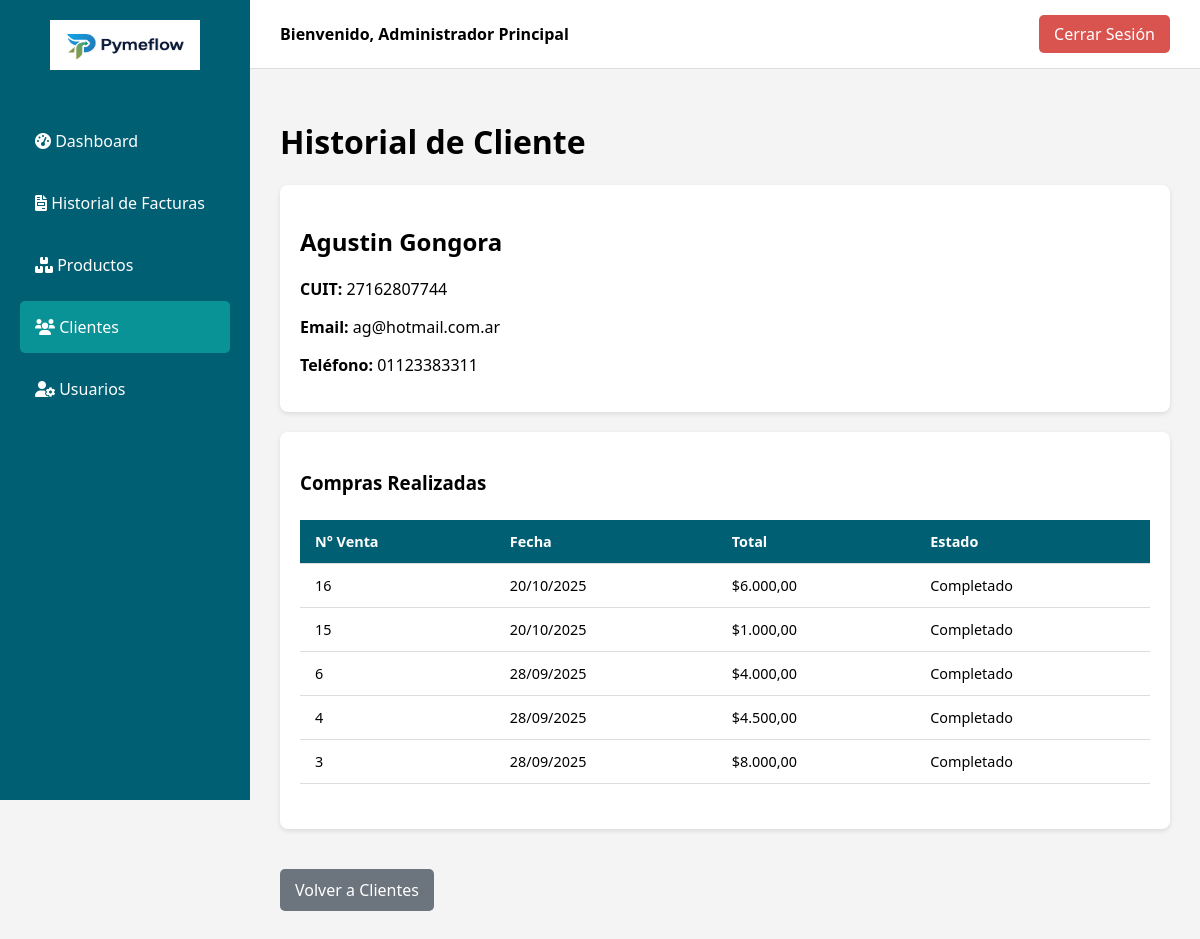
/cliente_historial.php?id=2 (signed in), run on the app's committed database.
### tables this page shows
CREATE TABLE `clientes` (
  `id` int(11) NOT NULL AUTO_INCREMENT,
  `razon_social` varchar(255) NOT NULL,
  `cuit` varchar(20) NOT NULL,
  `condicion_iva` varchar(100) DEFAULT NULL,
  `email` varchar(255) DEFAULT NULL,
  `telefono` varchar(50) DEFAULT NULL,
  `direccion` text DEFAULT NULL,
  PRIMARY KEY (`id`),
  UNIQUE KEY `cuit` (`cuit`)
);

CREATE TABLE `pedidos` (
  `id` int(11) NOT NULL AUTO_INCREMENT,
  `id_cliente` int(11) NOT NULL,
  `id_vendedor` int(11) NOT NULL,
  `fecha_creacion` datetime NOT NULL DEFAULT current_timestamp(),
  `estado_pedido` enum('en_preparacion','completado','cancelado') NOT NULL,
  `estado_pago` enum('pendiente','parcial','pagado','cancelado') NOT NULL,
  `total` decimal(10,2) NOT NULL,
  PRIMARY KEY (`id`),
  KEY `id_cliente` (`id_cliente`),
  KEY `id_vendedor` (`id_vendedor`),
  CONSTRAINT `pedidos_ibfk_1` FOREIGN KEY (`id_cliente`) REFERENCES `clientes` (`id`) ON UPDATE CASCADE,
  CONSTRAINT `pedidos_ibfk_2` FOREIGN KEY (`id_vendedor`) REFERENCES `usuarios` (`id`) ON UPDATE CASCADE
);

### cliente_historial.php (the view, shortened to what this page needs)
<?php
include 'conexion.php';
$id_cliente = $_GET['id'];
$stmt_cliente = $conexion->prepare("SELECT * FROM clientes WHERE id = ?");
$stmt_cliente->bind_param("i", $id_cliente);
$stmt_cliente->execute();
$cliente = $stmt_cliente->get_result()->fetch_assoc();
$stmt_ventas = $conexion->prepare("SELECT p.id, p.fecha_creacion, p.total, p.estado_pedido FROM pedidos p WHERE p.id_cliente = ? ORDER BY p.fecha_creacion DESC");
$stmt_ventas->bind_param("i", $id_cliente);
$stmt_ventas->execute();
$ventas = $stmt_ventas->get_result();
?>
<!DOCTYPE html>
<html lang="es">
<head>
    <link rel="stylesheet" href="dashboard_styles.css">
    <link rel="stylesheet" href="https://cdnjs.cloudflare.com/ajax/libs/font-awesome/6.0.0-beta3/css/all.min.css">
</head>
<body>
    <?php include 'sidebar.php'; ?>
    <div class="main-content">
        <header class="dashboard-header">
            <div class="user-info">Bienvenido, <?php echo htmlspecialchars($_SESSION['nombre_usuario']); ?></div>
            <a href="logout.php" class="logout-button">Cerrar Sesión</a>
        </header>
        <main class="content">
            <h1>Historial de Cliente</h1>
            <div class="card">
                <h2><?php echo htmlspecialchars($cliente['razon_social']); ?></h2>
                <p><strong>CUIT:</strong> <?php echo htmlspecialchars($cliente['cuit']); ?></p>
                <p><strong>Email:</strong> <?php echo htmlspecialchars($cliente['email']); ?></p>
                <p><strong>Teléfono:</strong> <?php echo htmlspecialchars($cliente['telefono']); ?></p>
            </div>
            <div class="card">
                <h3>Compras Realizadas</h3>
                <table class="content-table">
                    <thead><tr><th>N° Venta</th><th>Fecha</th><th>Total</th><th>Estado</th></tr></thead>
                    <tbody>
                        <?php if ($ventas->num_rows > 0): ?>
                            <?php while($venta = $ventas->fetch_assoc()): ?>
                                <tr>
                                    <td><?php echo $venta['id']; ?></td>
                                    <td><?php echo date("d/m/Y", strtotime($venta['fecha_creacion'])); ?></td>
                                    <td>$<?php echo number_format($venta['total'], 2, ',', '.'); ?></td>
                                    <td><?php echo htmlspecialchars(ucfirst($venta['estado_pedido'])); ?></td>
                                </tr>
                            <?php endwhile; ?>
                        <?php else: ?>
                            <tr><td colspan="4">Este cliente no tiene compras registradas.</td></tr>
                        <?php endif; ?>
                    </tbody>
                </table>
            </div>
            <a href="clientes.php" class="btn-back">Volver a Clientes</a>
        </main>
    </div>
</body>
</html>

### dashboard_styles.css (style rules this page uses)
:root { --color-primario: #005f73; --color-secundario: #0a9396; --color-fondo: #f4f4f4; }
body { font-family: 'Segoe UI', Tahoma, Geneva, Verdana, sans-serif; margin: 0; background-color: var(--color-fondo); display: flex; }
.main-content { flex-grow: 1; display: flex; flex-direction: column; margin-left: 250px; }
header.dashboard-header { background: #fff; padding: 15px 30px; border-bottom: 1px solid #ddd; display: flex; justify-content: space-between; align-items: center; }
header.dashboard-header .user-info { font-weight: 600; }
header.dashboard-header .logout-button { background-color: #d9534f; color: #fff; padding: 8px 15px; border-radius: 5px; text-decoration: none; transition: background-color 0.3s; }
.content { padding: 30px; }

### cliente_historial.php (style rules this page uses)
.card { background: #fff; padding: 20px; border-radius: 8px; box-shadow: 0 2px 5px rgba(0,0,0,0.1); margin-bottom: 20px; }
.content-table { border-collapse: collapse; margin: 25px 0; font-size: 0.9em; width: 100%; }
.content-table thead tr { background-color: var(--color-primario); color: #ffffff; text-align: left; font-weight: bold; }
.content-table th, .content-table td { padding: 12px 15px; border-bottom: 1px solid #ddd; }
.btn-back { background-color: #6c757d; color: white; padding: 10px 15px; text-decoration: none; border-radius: 5px; display: inline-block; margin-top: 20px; }

### data on the page
clientes: razon_social "Agustin Gongora", cuit "27162807744", email "ag@hotmail.com.ar", telefono "01123383311"
pedidos: id "16", fecha_creacion "20/10/2025", total "6.000,00", estado_pedido "Completado"
pedidos: id "15", fecha_creacion "20/10/2025", total "1.000,00", estado_pedido "Completado"
pedidos: id "6", fecha_creacion "28/09/2025", total "4.000,00", estado_pedido "Completado"
pedidos: id "4", fecha_creacion "28/09/2025", total "4.500,00", estado_pedido "Completado"
pedidos: id "3", fecha_creacion "28/09/2025", total "8.000,00", estado_pedido "Completado"

### other printed values
$_SESSION['nombre_usuario'] "Administrador Principal"
